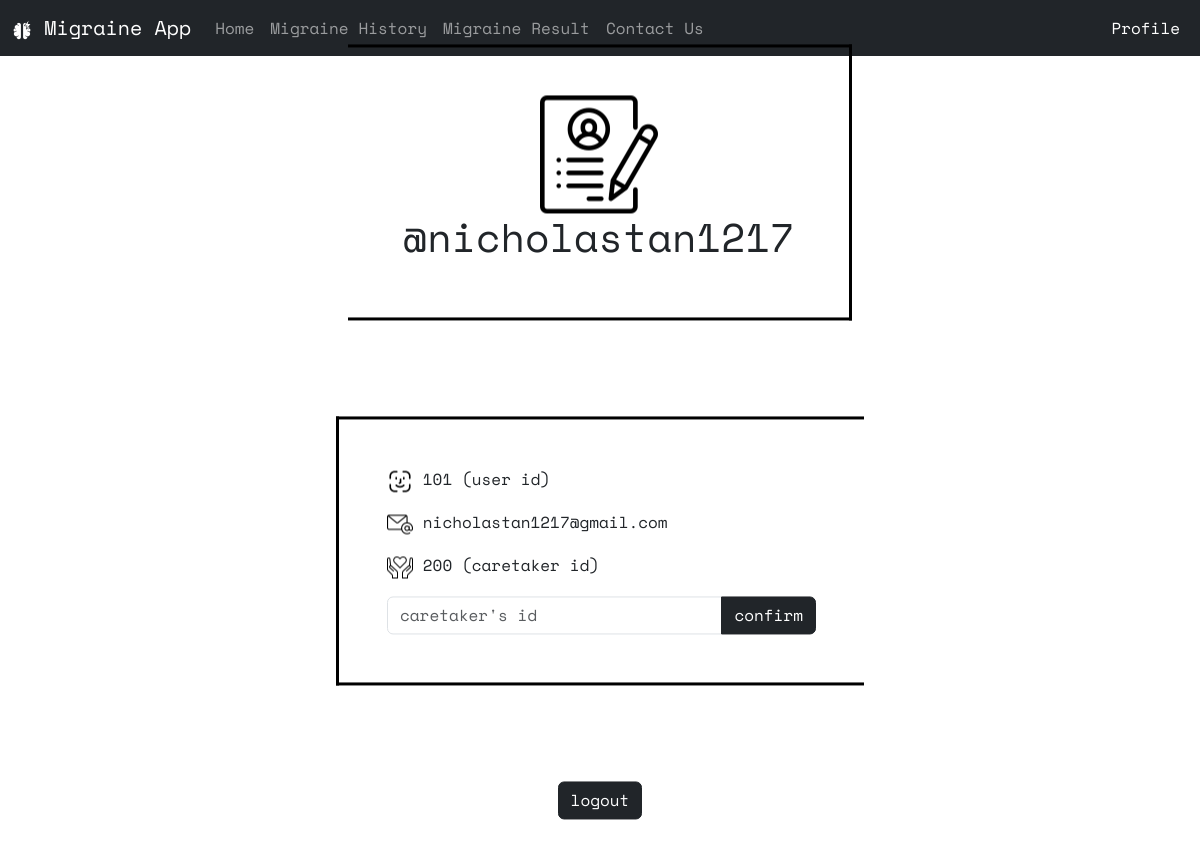
Page /profile (signed in) on the earlier database version.
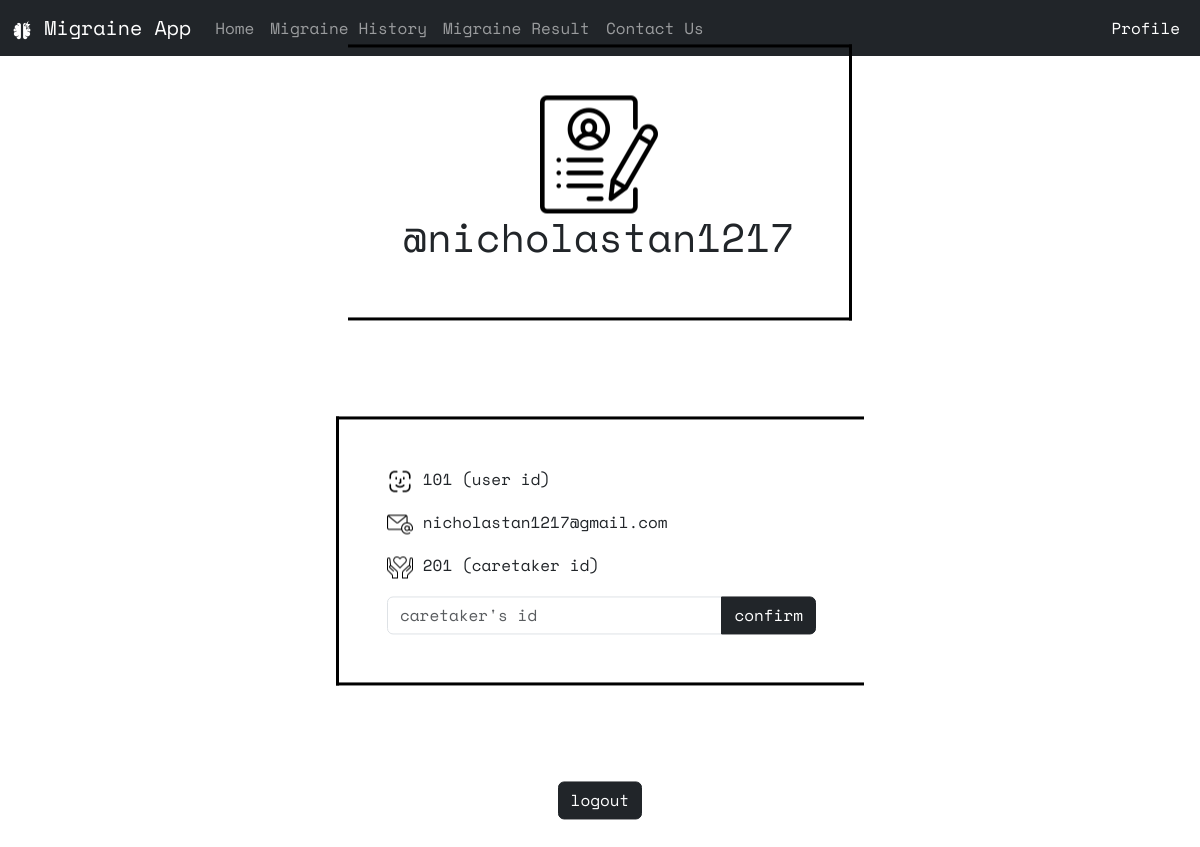
Same page on the later database version.
### website/models.py (models this page shows)
class User(db.Model, UserMixin):
    id = db.Column(db.Integer, primary_key=True, autoincrement=True)
    email = db.Column(db.String(150), unique=True)
    password = db.Column(db.String(150))
    name = db.Column(db.String(150))
    isActive = db.Column(db.Boolean, default=True)
    caretaker_id = db.Column(db.Integer, db.ForeignKey("caretaker.id"))
    caretaker = db.relationship("Caretaker", back_populates="user")

### website/views.py (the view, shortened to what this page needs)
@views.route("/profile", methods=["GET", "POST"])
@login_required
def profile():
    data = request.form
    information = User.query.filter_by(id=current_user.id).all()
    print(data)
    return render_template("profile.html", user=current_user, information=information)

### website/__init__.py (called while the page is built)
def create_app():
    app = Flask(__name__)
    app.config["SECRET_KEY"] = "heisenberg"
    app.config["SQLALCHEMY_DATABASE_URI"] = f"sqlite:///{DB_NAME}"
    db.init_app(app)
    from .views import views
    from .auth import auth
    app.register_blueprint(views, url_prefix="/")
    app.register_blueprint(auth, url_prefix="/")
    from .models import User, Caretaker, Admin
    create_database(app)
    login_manager = LoginManager()
    login_manager.login_view = "auth.login"
    login_manager.login_message = "User needs to be logged in to view this page"
    login_manager.login_message_category = "error"
    login_manager.init_app(app)
    @login_manager.user_loader
    def load_user(email):
        u = User.query.get(email)
        c = Caretaker.query.get(email)
        a = Admin.query.get(email)
        return u or c or a
    return app

### website/templates/profile.html (shortened to what this page needs)
{% extends 'base.html' %}
{% block profileActive %}
    nav-link active
{% endblock %}
{% block body %}
    {% for i in information %}
        <div class="position-absolute top-50 start-50 translate-middle">
            <div class="row">
                <div class="col">
                    <div class="text-center p-5 m-5 border border-start-0 border-black border-3">
                        <img src="../static/img/profile23%.png" alt="migraine logo">
                        <h1>@{{ i.name }}</h1>
                    </div>
                </div>
                <div class="col p-5 m-5 p-5 m-5 border border-end-0 border-black border-3">
                    <p><img src="../static/img/id.png" alt="migraine logo"> {{ i.id }} (user id)</p>
                    <p><img src="../static/img/email5%.png" alt="migraine logo"> {{ i.email }}</p>
                    <p><img src="../static/img/careid5%.png" alt="migraine logo"> {{ i.caretaker_id }} (caretaker id)</p>
                    <form action="" method="POST">
                        <div class="form-group">
                            <div class="input-group">
                                <input type="text" class="form-control" placeholder="caretaker's id" aria-label="caretaker id" aria-describedby="button-addon2" name="care_id">
                                <button class="btn btn-dark" type="submit" id="button-addon2">confirm</button>
                            </div>
                        </div>
                    </form>
                </div>
            </div>
            <div class="row">
                <div class="col">
                    <div class="text-center p-5">
                        <a class="btn btn-dark" href="/logout" role="button">logout</a>
                    </div>
                </div>
            </div>
        </div>
    {% endfor %}
{% endblock %}

### website/templates/base.html (shortened to what this page needs)
<!DOCTYPE html>
<html lang="en">
<head>
    <link rel="stylesheet" href="../static/css/main.css">
</head>
<body>
    <nav class="navbar navbar-expand-lg navbar-dark bg-dark d-flex justify-content-between align-items-center data-bs-theme="dark"">
        <div class="collapse navbar-collapse container-fluid" id="navbarText">
            <ul class="navbar-nav mr-auto">
                <a class="navbar-brand">
                    <img src="../static/img/whiteLogo4%.png" alt="migraiane logo">
                    Migraine App
                </a>
                <li class="nav-item">
                    <a class="nav-link {% block homeActive %}{% endblock %}" href="/home">Home</a>
                </li>
                <li class="nav-item">
                    <a class="nav-link {% block mhActive %}{% endblock %}" href="/migraineHistory">Migraine History</a>
                </li>
                <li class="nav-item">
                    <a class="nav-link {% block mrActive %}{% endblock %}" href="/migraineResult">Migraine Result</a>
                </li>
                <li class="nav-item">
                    <a class="nav-link {% block cuActive %}{% endblock %}" href="/contactUs">Contact Us</a>
                </li>
            </ul>
            <ul class="navbar-nav mr-auto d-flex">
                <li class="nav-item">
                    <a class="nav-link {% block profileActive %}{% endblock %}" href="/profile">Profile</a>
                </li>
            </ul>
        </div>
    </nav>
    <div class="container">
        {% block body %}{% endblock  %}
    </div>
</body>
</html>

Differences in the rows shown:
changed User "nicholastan1217": caretaker_id "200" → "201"
